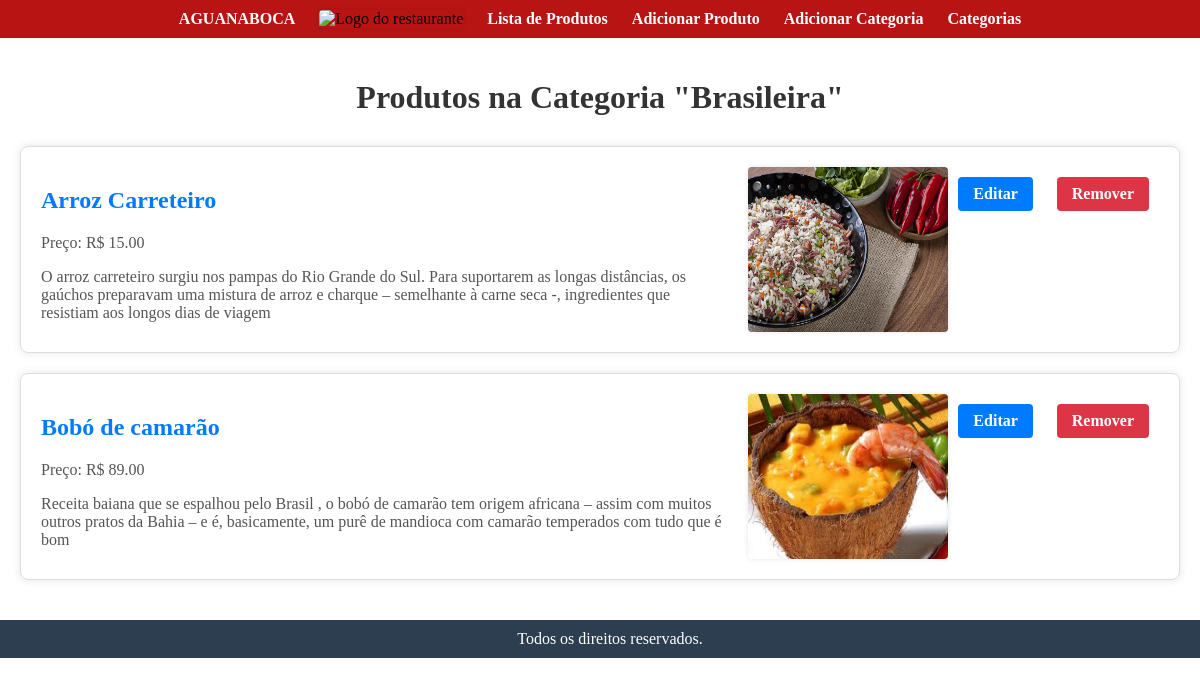
Page /produtos_por_categoria/5 on the committed database.
### projeto_aguanaboca/models.py (models this page shows, shortened)
class Categoria(models.Model):
    nome = models.CharField(max_length=100)
    class Meta:
        app_label = 'projeto_aguanaboca'

class Produto(models.Model):
    nome = models.CharField(max_length=100)
    descricao = models.TextField()
    categoria = models.ForeignKey(Categoria, on_delete=models.CASCADE)
    preco = models.DecimalField(max_digits=8, decimal_places=2)
    imagem = models.ImageField(upload_to='produtos/', null=True, blank=True)

### projeto_aguanaboca/views.py (the view)
# urls.py: path('produtos_por_categoria/<int:categoria_id>', produtos_por_categoria, name="produtos_por_categoria"),
def produtos_por_categoria(request, categoria_id):
    categoria = Categoria.objects.get(pk=categoria_id)
    produtos = Produto.objects.filter(categoria=categoria)
    return render(request, 'admin/produtos_por_categoria.html', {'categoria': categoria, 'produtos': produtos})

### projeto_aguanaboca/templates/admin/produtos_por_categoria.html (shortened to what this page needs)
{% extends "base.html" %}
{% block content %}
    <h1>Produtos na Categoria "{{ categoria.nome }}"</h1>
    {% if produtos %}
        <ul>
            {% for produto in produtos %}
            <div class="produto">
                <div class="descricao">
                    <h2>{{ produto.nome }}</h2>
                    <p>Preço: R$ {{ produto.preco }}</p>
                    <p>{{ produto.descricao }}</p>
                </div>
                {% if produto.imagem %}
                    <img src="{{ produto.imagem.url }}" alt="{{ produto.nome }} Image">
                {% endif %}
                <div>
                    <a class="editar-button" href="{% url 'edita_produto' produto.id %}">Editar</a>
                    <a class="remover-button" href="{% url 'remove_produto' produto.id %}">Remover</a>
                </div>
            </div>
            {% endfor %}
        </ul>
    {% else %}
        <p>Nenhum produto encontrado nesta categoria.</p>
    {% endif %}
{% endblock %}

### projeto_aguanaboca/templates/base.html (style rules this page uses)
body { margin: 0; }

### projeto_aguanaboca/templates/admin/produtos_por_categoria.html (style rules this page uses)
h1 { color: #333; text-align: center; margin-bottom: 30px; }
ul { list-style: none; padding: 0; margin: 0; }
a { color: #007bff; text-decoration: none; font-weight: bold; }
.produto { display: flex; border: 1px solid #ddd; padding: 20px; margin-bottom: 20px; border-radius: 8px; box-shadow: 0 0 10px rgba(0, 0, 0, 0.1); }
h2 { color: #007bff; }
p { color: #555; margin-bottom: 10px; }
.descricao { flex: 1; margin-right: 20px; }
img { max-width: 200px; border-radius: 4px; box-shadow: 0 0 5px rgba(0, 0, 0, 0.1); }
.editar-button, .remover-button { display: inline-block; padding: 8px 15px; margin-top: 10px; margin-right: 10px; margin-left: 10px; text-align: center; text-decoration: none; color: #fff; border-radius: 4px; cursor: pointer; }
.editar-button { background-color: #007bff; }
.remover-button { background-color: #dc3545; }

### rows in the picture
Categoria: nome "Brasileira"
Produto: nome "Arroz Carreteiro", preco "15.00", descricao "O arroz carreteiro surgiu nos pampas do Rio Grande do Sul. Para suportarem as longas distâncias, os gaúchos preparavam uma mistura de arroz e charque – semelhante à carne seca -, ingredientes que resistiam aos longos dias de viagem", imagem (picture)
Produto: nome "Bobó de camarão", preco "89.00", descricao "Receita baiana que se espalhou pelo Brasil , o bobó de camarão tem origem africana – assim com muitos outros pratos da Bahia – e é, basicamente, um purê de mandioca com camarão temperados com tudo que é bom", imagem (picture)
